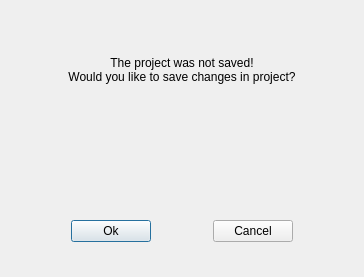
<?xml version="1.0" encoding="UTF-8"?>
<ui version="4.0">
 <class>SaveProject</class>
 <widget class="QDialog" name="SaveProject">
  <property name="geometry">
   <rect>
    <x>0</x>
    <y>0</y>
    <width>364</width>
    <height>277</height>
   </rect>
  </property>
  <property name="windowTitle">
   <string>Dialog</string>
  </property>
  <layout class="QGridLayout" name="gridLayout">
   <property name="leftMargin">
    <number>0</number>
   </property>
   <property name="topMargin">
    <number>0</number>
   </property>
   <property name="rightMargin">
    <number>0</number>
   </property>
   <property name="bottomMargin">
    <number>0</number>
   </property>
   <property name="spacing">
    <number>0</number>
   </property>
   <item row="0" column="0">
    <widget class="QWidget" name="DialogContainer" native="true">
     <layout class="QVBoxLayout" name="verticalLayout">
      <property name="spacing">
       <number>0</number>
      </property>
      <property name="leftMargin">
       <number>10</number>
      </property>
      <property name="topMargin">
       <number>35</number>
      </property>
      <property name="rightMargin">
       <number>10</number>
      </property>
      <property name="bottomMargin">
       <number>35</number>
      </property>
      <item>
       <widget class="QLabel" name="l_warning">
        <property name="maximumSize">
         <size>
          <width>16777215</width>
          <height>16777215</height>
         </size>
        </property>
        <property name="text">
         <string>The project was not saved!
Would you like to save changes in project?</string>
        </property>
        <property name="alignment">
         <set>Qt::AlignCenter</set>
        </property>
       </widget>
      </item>
      <item>
       <spacer name="verticalSpacer">
        <property name="orientation">
         <enum>Qt::Vertical</enum>
        </property>
        <property name="sizeType">
         <enum>QSizePolicy::Minimum</enum>
        </property>
        <property name="sizeHint" stdset="0">
         <size>
          <width>20</width>
          <height>116</height>
         </size>
        </property>
       </spacer>
      </item>
      <item>
       <layout class="QHBoxLayout" name="horizontalLayout_2">
        <property name="spacing">
         <number>0</number>
        </property>
        <item>
         <spacer name="horizontalSpacer_3">
          <property name="orientation">
           <enum>Qt::Horizontal</enum>
          </property>
          <property name="sizeHint" stdset="0">
           <size>
            <width>40</width>
            <height>20</height>
           </size>
          </property>
         </spacer>
        </item>
        <item>
         <widget class="QPushButton" name="b_ok">
          <property name="cursor">
           <cursorShape>PointingHandCursor</cursorShape>
          </property>
          <property name="text">
           <string>Ok</string>
          </property>
         </widget>
        </item>
        <item>
         <spacer name="horizontalSpacer">
          <property name="orientation">
           <enum>Qt::Horizontal</enum>
          </property>
          <property name="sizeHint" stdset="0">
           <size>
            <width>40</width>
            <height>20</height>
           </size>
          </property>
         </spacer>
        </item>
        <item>
         <widget class="QPushButton" name="b_cancel">
          <property name="cursor">
           <cursorShape>PointingHandCursor</cursorShape>
          </property>
          <property name="text">
           <string>Cancel</string>
          </property>
         </widget>
        </item>
        <item>
         <spacer name="horizontalSpacer_4">
          <property name="orientation">
           <enum>Qt::Horizontal</enum>
          </property>
          <property name="sizeHint" stdset="0">
           <size>
            <width>40</width>
            <height>20</height>
           </size>
          </property>
         </spacer>
        </item>
       </layout>
      </item>
     </layout>
    </widget>
   </item>
  </layout>
 </widget>
 <resources/>
 <connections>
  <connection>
   <sender>b_ok</sender>
   <signal>clicked()</signal>
   <receiver>SaveProject</receiver>
   <slot>accept()</slot>
   <hints>
    <hint type="sourcelabel">
     <x>138</x>
     <y>190</y>
    </hint>
    <hint type="destinationlabel">
     <x>181</x>
     <y>129</y>
    </hint>
   </hints>
  </connection>
  <connection>
   <sender>b_cancel</sender>
   <signal>clicked()</signal>
   <receiver>SaveProject</receiver>
   <slot>reject()</slot>
   <hints>
    <hint type="sourcelabel">
     <x>224</x>
     <y>190</y>
    </hint>
    <hint type="destinationlabel">
     <x>181</x>
     <y>129</y>
    </hint>
   </hints>
  </connection>
 </connections>
</ui>
